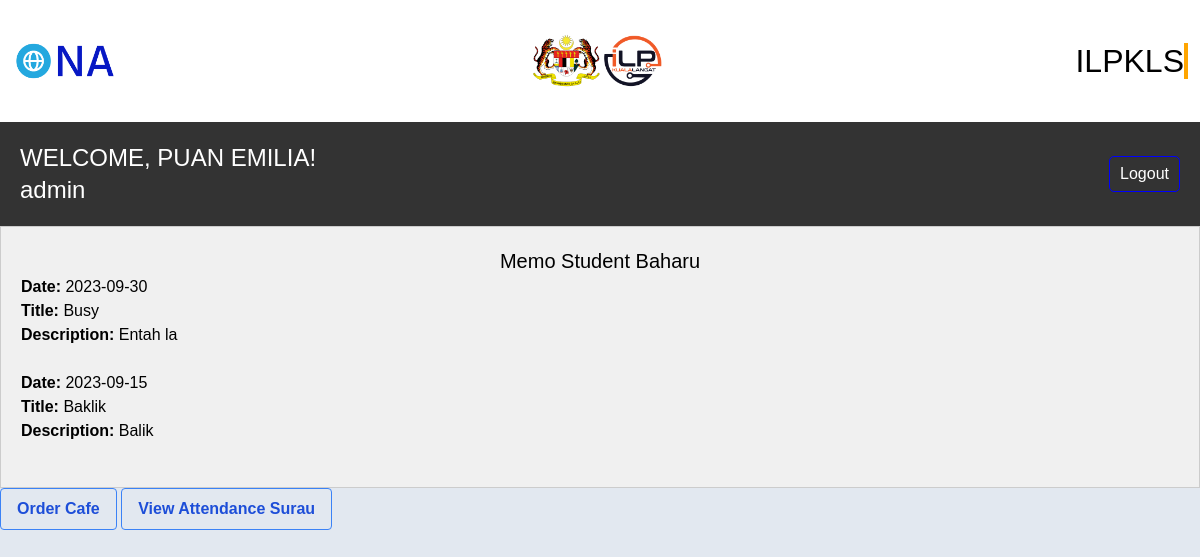
/home.php (signed in), run on the app's committed database.
### tables this page shows
CREATE TABLE `memos` (
  `id` int(11) NOT NULL,
  `memo_date` date DEFAULT NULL,
  `memo_title` varchar(255) DEFAULT NULL,
  `memo_description` text DEFAULT NULL
);

### home.php (the view, shortened to what this page needs)
<?php
include "assets/header.php";
include "db/connection.php";
$currentHour = date('H');
$openingHour = 3;
$closingHour = 24;
$isOrderCafeOpen = ($currentHour >= $openingHour && $currentHour < $closingHour);
?>
<!DOCTYPE html>
<html lang="en">
<head>
    <script src="https://cdn.tailwindcss.com"></script>
</head>
<body class="bg-slate-200">
<div class="header">
        <h2 class="mb-0 text-white text-2xl">WELCOME, <?php echo strtoupper($_SESSION['nama']); ?>!<br>
            <span class="text-secondary"><?php echo ($_SESSION['jawatan'])?></span>
        </h2>
        <a href="logout.php" class="logout-button">Logout</a>
    </div>
    <?php
                 $query = "SELECT memo_date, memo_title, memo_description FROM memos ORDER BY memo_date DESC LIMIT 2";
                 $result = mysqli_query($conn, $query);
                 if (mysqli_num_rows($result) > 0) {
                     echo '<div class="sidebar">';
                     echo '<h2 class="text-center text-black text-xl">Memo Student Baharu</h2>';
                     while ($row = mysqli_fetch_assoc($result)) {
                         $memoDate = $row['memo_date'];
                         $memoTitle = $row['memo_title'];
                         $memoDescription = $row['memo_description'];
                         echo "<strong>Date:</strong> $memoDate<br>";
                         echo "<strong>Title:</strong> $memoTitle<br>";
                         echo "<strong>Description:</strong> $memoDescription<br><br>";
                     }
                     echo '</div>';
                 } else {
                     echo '<p>No memos available.</p>';
                 }
            ?>
<?php if ($isOrderCafeOpen) { ?>
    <a href="order_cafe.php" class="bg-transparent hover:bg-blue-500 text-blue-700 font-semibold hover:text-white py-2 px-4 border border-blue-500 hover:border-transparent rounded md:inline-block block mb-2 md:mb-0">Order Cafe</a>
<?php } else { ?>
    <p class="mb-4 md:hidden">Order Cafe is currently closed. It will be open from 7:00 PM to 8:00 PM.</p>
<?php } ?>
<a href="view_attendance.php" class="bg-transparent hover:bg-blue-500 text-blue-700 font-semibold hover:text-white py-2 px-4 border border-blue-500 hover:border-transparent rounded md:inline-block block mb-2 md:mb-0">View Attendance Surau</a>
</body>
</html>

### assets/header.php (style rules this page uses)
body { margin: 0; padding: 0; font-family: Arial, sans-serif; }

### home.php (style rules this page uses)
.sidebar { flex: 1; background-color: #f0f0f0; padding: 20px; border: 1px solid #ccc; }
.header { display: flex; justify-content: space-between; align-items: center; padding: 20px; background-color: #333; }
a.logout-button { text-decoration: none; background-color: transparent; color: white; padding: 5px 10px; border: 1px solid blue; transition: background-color 0.3s; border-radius: 5px; }

### data on the page
memos: memo_date "2023-09-30", memo_title "Busy", memo_description "Entah la"
memos: memo_date "2023-09-15", memo_title "Baklik", memo_description "Balik"

### other printed values
$_SESSION['nama'] "PUAN EMILIA"
$_SESSION['jawatan'] "admin"
